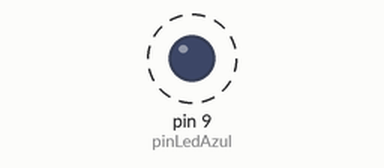
Bench run of a sketch on a simulated Arduino Uno, built with avr-gcc and run on an emulated ATmega328P. Shown: output pins drawn as LEDs (lit = HIGH). Dashed ring = blinking.

Above: at 0.5 s.
Timing chart, 0 to 4.6 s (numbered marks = the images above):
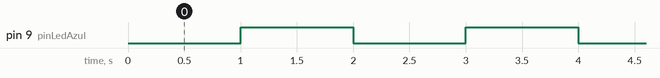

The sketch:

download1.ino
```cpp
/*
 Autor:Bianca
 Nome da programação: Aula 32- logica de tempo sem delay
 Descrição: fazer o Led acender e apagar sem o uso do delay
 Data:07/03/25
*/

#define pinLedAzul 9

unsigned long tempoInicial= 0;
bool estadoLed = 0;

void setup()
{
 pinMode (pinLedAzul,OUTPUT);
}

void loop()
{
  unsigned long tempoAtual=millis ();
  if (tempoAtual-tempoInicial>=1000)
  {
  	if (estadoLed)
  	{
   		digitalWrite (pinLedAzul,LOW);
        estadoLed=0;
  	}
  	else
  	{
      digitalWrite (pinLedAzul,HIGH);
      estadoLed=1;
  	}
    tempoInicial=tempoAtual;
  }
}
```

Measured:
- by itself, pin 9 (pinLedAzul): alternates HIGH for 1.0 s and LOW for 1.0 s
